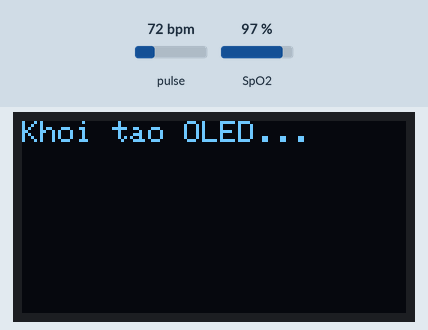
A sketch run on a simulated ESP32. On the bench: 128×64 one-colour display. The test bench sets the inputs (shaded band); at power-on: pulse 72 bpm, SpO2 97 %. WiFi joins after 1.5 s; servers stay silent unless stated; network time is answered at once with the bench clock; uploads are accepted with an empty reply; the local clock reads 2024-03-15 10:24:30 at power-on unless the sketch sets it; no MQTT or app messages arrive unless stated; what the sketch prints to the serial monitor is not drawn.

Above: at 6.7 s.
At 22.8 s:
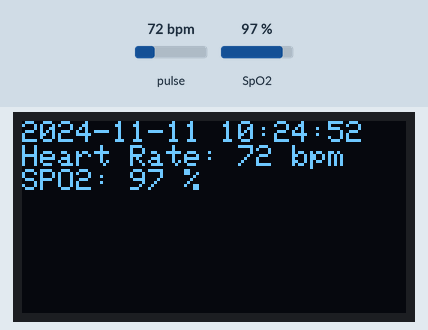
At 36.9 s:
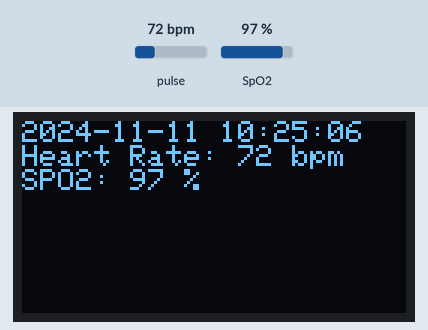
At 65.1 s:
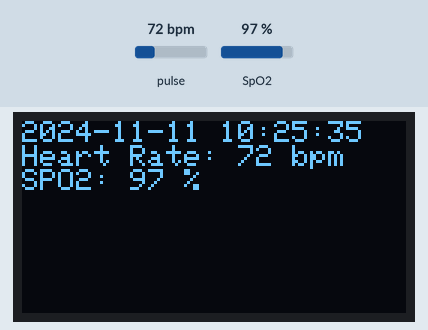
At 93.4 s:
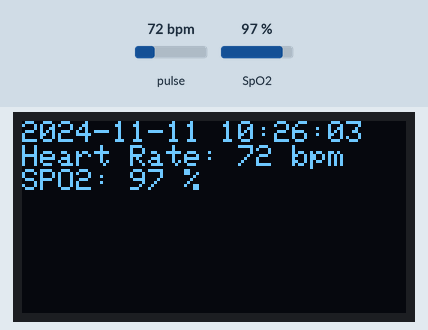
At 121.6 s:
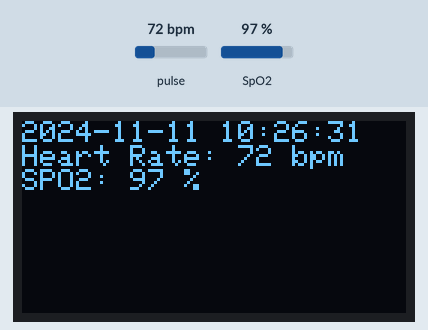

The sketch:

heartCollection.ino
```cpp
#include <Wire.h>
#include <WiFi.h>
#include <HTTPClient.h>
#include <Adafruit_GFX.h>
#include <Adafruit_SSD1306.h>
#include "MAX30105.h"
#include "spo2_algorithm.h"
#include <NTPClient.h>
#include <Adafruit_MQTT.h>
#include <Adafruit_MQTT_Client.h>

// Thông tin mạng WiFi
const char* ssid = "___";
const char* password = "____";

// Thông tin Adafruit IO
#define AIO_USERNAME    "___"
#define AIO_KEY         "___"
#define AIO_SERVER      "io.adafruit.com"
#define AIO_SERVERPORT  1883

// Cấu hình OLED
#define SCREEN_WIDTH 128
#define SCREEN_HEIGHT 64
#define OLED_ADDR 0x3C
Adafruit_SSD1306 display(SCREEN_WIDTH, SCREEN_HEIGHT, &Wire, -1);

// Cấu hình MAX30105
MAX30105 particleSensor;
#define SDA_PIN 8
#define SCL_PIN 9

uint32_t irBuffer[100];
uint32_t redBuffer[100];
int32_t bufferLength = 100;
int32_t spo2;
int8_t validSPO2;
int32_t heartRate;
int8_t validHeartRate;

unsigned long lastDisplayTime = 0;
const unsigned long displayInterval = 5000; // Hiển thị và gửi mỗi 5 giây
WiFiClient client;
Adafruit_MQTT_Client mqtt(&client, AIO_SERVER, AIO_SERVERPORT, AIO_USERNAME, AIO_KEY);

// Tạo các đối tượng publish cho các feeds
Adafruit_MQTT_Publish temp = Adafruit_MQTT_Publish(&mqtt, AIO_USERNAME "/feeds/temp");
Adafruit_MQTT_Publish humi = Adafruit_MQTT_Publish(&mqtt, AIO_USERNAME "/feeds/humi");

WiFiUDP ntpUDP;
NTPClient timeClient(ntpUDP, "pool.ntp.org", 7 * 3600, 60000);  // Adjust timezone (e.g., GMT+7)

void setup() {
  Serial.begin(115200);
  Wire.begin(SDA_PIN, SCL_PIN);

  // Kết nối WiFi
  WiFi.begin(ssid, password);
  Serial.print("Connecting to WiFi");
  while (WiFi.status() != WL_CONNECTED) {
    delay(500);
    Serial.print(".");
  }
  Serial.println(" WiFi connected");

  // Kết nối đến MQTT
  while (mqtt.connected() == false) {
    Serial.print("Connecting to MQTT...");
    if (mqtt.connect()) {
      Serial.println("MQTT Connected");
    } else {
      Serial.print("Failed to connect to MQTT, status code = ");
      Serial.print(mqtt.connectErrorString(mqtt.connect()));
      delay(5000);
    }
  }

  // Khởi tạo màn hình OLED
  if(!display.begin(SSD1306_SWITCHCAPVCC, OLED_ADDR)) {
    Serial.println(F("OLED không tìm thấy."));
    while(1);
  }
  display.clearDisplay();
  display.setTextSize(1);
  display.setTextColor(SSD1306_WHITE);
  display.setCursor(0,0);
  display.println("Khoi tao OLED...");
  display.display();
  delay(2000);
  display.clearDisplay();

  // Khởi tạo cảm biến MAX30105
  if (!particleSensor.begin(Wire, I2C_SPEED_FAST)) {
    Serial.println(F("Không tìm thấy MAX30105."));
    display.clearDisplay();
    display.setCursor(0,0);
    display.println("MAX30105 not found!");
    display.display();
    while (1);
  }

  // Cấu hình cho MAX30105
  byte ledBrightness = 60;
  byte sampleAverage = 4;
  byte ledMode = 3;
  byte sampleRate = 100;
  int pulseWidth = 411;
  int adcRange = 8192;
  particleSensor.setup(ledBrightness, sampleAverage, ledMode, sampleRate, pulseWidth, adcRange);
  display.clearDisplay();
}

void loop() {
  mqtt.processPackets(10000);  // Xử lý MQTT mỗi 10 giây
  mqtt.ping();  // Gửi gói ping để duy trì kết nối MQTT

  // Kiểm tra và gửi dữ liệu nếu đã qua 5 giây
  if (millis() - lastDisplayTime >= displayInterval) {
    lastDisplayTime = millis();

    // Đọc dữ liệu từ cảm biến
    for (byte i = 0; i < bufferLength; i++) {
      while (!particleSensor.available()) {
        particleSensor.check();
      }
      redBuffer[i] = particleSensor.getRed();
      irBuffer[i] = particleSensor.getIR();
      particleSensor.nextSample();
    }

    // Kiểm tra dữ liệu và hiển thị kết quả
    uint32_t irSum = 0;
    for (int i = 0; i < bufferLength; i++) {
      irSum += irBuffer[i];
    }
    long irAverage = irSum / bufferLength;

    // Cập nhật màn hình OLED
    display.clearDisplay();
    display.setCursor(0, 0);

    // Hiển thị thời gian
    String currentTime = getCurrentTime();
    display.println(currentTime);

    // Nếu không phát hiện ngón tay
    if (irAverage < 50000) {
      Serial.println("No finger detected.");
      display.println("No finger detected.");
      sendDataAdafruit(0, 0);
    } else {
      maxim_heart_rate_and_oxygen_saturation(irBuffer, bufferLength, redBuffer, &spo2, &validSPO2, &heartRate, &validHeartRate);

      if (validHeartRate && validSPO2) {
        // Hiển thị dữ liệu nhịp tim và oxy lên OLED
        display.println("Heart Rate: " + String(heartRate) + " bpm");
        display.println("SPO2: " + String(spo2) + " %");
        display.display();

        Serial.print("HR=");
        Serial.print(heartRate);
        Serial.print(", SPO2=");
        Serial.println(spo2);

        // Gửi dữ liệu lên Adafruit IO
        sendData(heartRate, spo2);

        sendDataAdafruit(heartRate, spo2);
      } else {
        display.println("Invalid readings.");
        Serial.println("Invalid readings.");
      }
    }
    display.display();
  }
}

String getCurrentTime() {
    timeClient.update();
    unsigned long epochTime = timeClient.getEpochTime();

    int currentHour = (epochTime % 86400L) / 3600; // Hours
    int currentMinute = (epochTime % 3600) / 60;    // Minutes
    int currentSecond = epochTime % 60;             // Seconds

    char formattedTime[20];
    snprintf(formattedTime, sizeof(formattedTime), "2024-11-11 %02d:%02d:%02d", currentHour, currentMinute, currentSecond);

    return String(formattedTime);
}

void sendDataAdafruit(int heart, float oxygen) {
  if (WiFi.status() == WL_CONNECTED) {
    // Chuyển đổi heartRate và oxygen (SPO2) sang uint32_t
    uint32_t heartRateUint32 = static_cast<uint32_t>(heart);
    uint32_t oxygenUint32 = static_cast<uint32_t>(oxygen);

    // Gửi nhịp tim và oxy lên Adafruit IO
    temp.publish(heartRateUint32);    // Gửi nhịp tim dưới dạng uint32_t
    humi.publish(oxygenUint32);       // Gửi nồng độ oxy trong máu dưới dạng uint32_t

    Serial.print("Heart Rate Sent: ");
    Serial.println(heartRateUint32);
    Serial.print("Oxygen Sent: ");
    Serial.println(oxygenUint32);
  } else {
    Serial.println("WiFi not connected.");
  }
}

// Hàm gửi dữ liệu lên server
void sendData(int heart, float oxygen) {
  if (WiFi.status() == WL_CONNECTED) {
    HTTPClient http;
    http.begin("https://smarthomecmn.vercel.app/feed/heart_beat_oxygen");
    http.addHeader("Content-Type", "application/json");

    String currentDateTime = getCurrentTime();

    // Dữ liệu JSON để gửi
    String payload = "{";
    payload += "\"name\": \"Watch\",";
    payload += "\"description\": \"Heart Beat and Oxygen\",";
    payload += "\"heart\": " + String(heart) + ",";
    payload += "\"oxygen\": " + String(oxygen) + ",";
    payload += "\"updated_time\": \"" + currentDateTime + "\"";
    payload += "}";

    // Gửi yêu cầu POST
    int httpResponseCode = http.POST(payload);

    // Kiểm tra phản hồi
    if (httpResponseCode > 0) {
      Serial.print("HTTP Response code: ");
      Serial.println(httpResponseCode);
    } else {
      Serial.print("Error on sending POST: ");
      Serial.println(httpResponseCode);
    }
    http.end();
  } else {
    Serial.println("WiFi not connected.");
  }
}
```

Measured:
- what the display in image 0 shows lasts 16.0 s, from 6.7 s to 22.7 s
- what the display in image 1 shows lasts 14.1 s, from 22.7 s to 36.8 s
